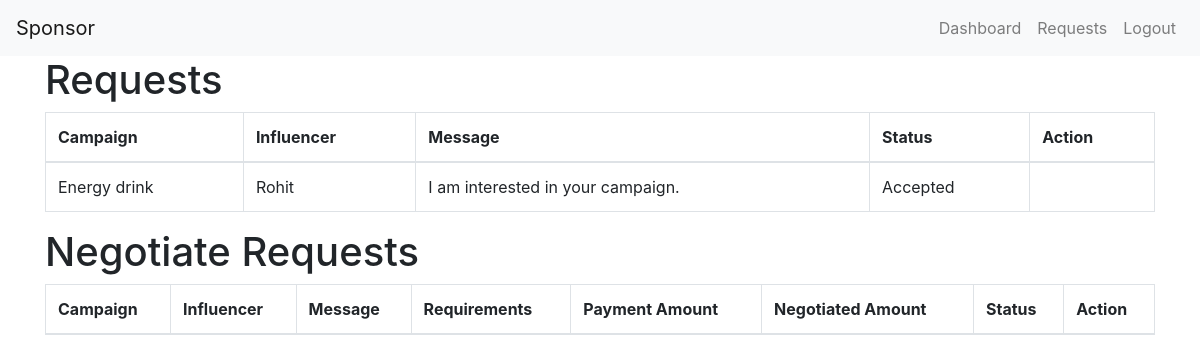
The app's page /sponsor_requests (signed in) with its own data.
### app.py (models this page shows, shortened)
class AdRequest(db.Model):
    id = db.Column(db.Integer, primary_key=True)
    messages = db.Column(db.Text)
    requirements = db.Column(db.Text)
    payment_amount = db.Column(db.Integer)
    sender = db.Column(db.String(30))
    negotiated_amount = db.Column(db.Integer, nullable=True)
    negotiation_status = db.Column(db.String(64), default='Pending')  # 'Pending', 'Proposed', 'Accepted', 'Rejected'
    status = db.Column(db.String(64), default= 'pending')  # 'Pending', 'Accepted', 'Rejected'
    campaign_id = db.Column(db.Integer, db.ForeignKey('campaign.id', name='fk_adrequest_campaign_id'))
    influencer_id = db.Column(db.Integer, db.ForeignKey('user.id', name='fk_adrequest_influencer_id'))
    sponsor_id = db.Column(db.Integer, db.ForeignKey('user.id', name='fk_adrequest_sponsor_id'))
    campaign = db.relationship('Campaign', backref='ad_requests')
    influencer = db.relationship('User', foreign_keys=[influencer_id], backref='influencer')

class Campaign(db.Model):
    id = db.Column(db.Integer, primary_key=True)
    name = db.Column(db.String(128))
    description = db.Column(db.Text)
    start_date = db.Column(db.DateTime, index=True, default=datetime.utcnow)
    end_date = db.Column(db.DateTime, index=True)
    budget = db.Column(db.Integer)
    visibility = db.Column(db.String(255) , default='public')
    progress = db.Column(db.Integer, default=0)
    flagged = db.Column(db.Boolean, default=False)
    sponsor_id = db.Column(db.Integer, db.ForeignKey('user.id', name='fk_campaign_sponsor_id'))
    influencer_id = db.Column(db.Integer, db.ForeignKey('user.id', name='fk_campaign_influencer_id'), nullable=True)
    sponsor = db.relationship('User', foreign_keys=[sponsor_id], back_populates='sponsor_campaigns')
    influencer = db.relationship('User', foreign_keys=[influencer_id], back_populates='influencer_campaigns')

class User(db.Model, UserMixin):
    id = db.Column(db.Integer, primary_key=True, autoincrement=True)
    username = db.Column(db.String(25), unique=True, nullable=False)
    email = db.Column(db.String(50), unique=True, nullable=False)
    _password = db.Column(db.String(128), nullable=False)
    role = db.Column(db.String(25))
    industry = db.Column(db.String(20),nullable=True)
    budgets = db.Column(db.Integer)
    category = db.Column(db.String(20),nullable=True)
    niche = db.Column(db.String(20),nullable=True)
    reach = db.Column(db.String(20),nullable=True)
    blocked = db.Column(db.Boolean, default=False)
    sponsor_campaigns = db.relationship('Campaign', foreign_keys='Campaign.sponsor_id', back_populates='sponsor')
    influencer_campaigns = db.relationship('Campaign', foreign_keys='Campaign.influencer_id', back_populates='influencer')
    @property
    def password(self):
        raise AttributeError('password is not a readable attribute')

### app.py (the view)
@app.route('/sponsor_requests')
@login_required
def sponsor_requests():
    if current_user.role != 'sponsor' or current_user.blocked:
        flash('Only sponsors can view requests.', 'danger')
        return redirect(url_for('home'))
    requests = db.session.query(
        AdRequest,
        User.username.label('influencer_name'),
        Campaign.name.label('campaign_name')
    ).join(User, User.id == AdRequest.influencer_id
    ).join(Campaign, Campaign.id == AdRequest.campaign_id
    ).filter(AdRequest.sponsor_id == current_user.id , AdRequest.sender =='influencer').all()
    nego_requests = db.session.query(
        AdRequest,
        User.username.label('influencer_name'),
        Campaign.name.label('campaign_name')
    ).join(User, User.id == AdRequest.influencer_id
    ).join(Campaign, Campaign.id == AdRequest.campaign_id
    ).filter(AdRequest.sponsor_id == current_user.id , AdRequest.negotiation_status == 'Proposed').all()
    return render_template('sponsor_requests.html', requests=requests,nego_requests=nego_requests)

### app.py (called while the page is built)
@login_manager.user_loader
def load_user(user_id):
    return User.query.get(int(user_id))

### templates/sponsor_requests.html (shortened to what this page needs)
<!DOCTYPE html>
<html lang="en">
<head>
    <link href="https://stackpath.bootstrapcdn.com/bootstrap/4.5.2/css/bootstrap.min.css" rel="stylesheet">
</head>
<body>
    <nav class="navbar navbar-expand-lg navbar-light bg-light">
        <a class="navbar-brand" href="#">Sponsor</a>
        <div class="collapse navbar-collapse" id="navbarNav">
            <ul class="navbar-nav ml-auto">
                <li class="nav-item">
                    <a class="nav-link" href="/sponsor_dashboard">Dashboard</a>
                </li>
                <li class="nav-item">
                    <a class="nav-link" href="/sponsor_requests">Requests</a>
                </li>
                <li class="nav-item">
                    <a class="nav-link" href="{{ url_for('logout') }}">Logout</a>
                </li>
            </ul>
        </div>
    </nav>
    <div class="container">
        <h1>Requests</h1>
        <table class="table table-bordered">
            <thead>
                <tr>
                    <th>Campaign</th>
                    <th>Influencer</th>
                    <th>Message</th>
                    <th>Status</th>
                    <th>Action</th>
                </tr>
            </thead>
            <tbody>
                {% for request, influencer_name, campaign_name in requests %}
                <tr>
                    <td>{{ campaign_name|capitalize }}</td>
                    <td>{{ influencer_name|capitalize }}</td>
                    <td>{{ request.messages|capitalize }}</td>
                    <td>{{ request.status|capitalize }}</td>
                    <td>
                    </td>
                </tr>
                {% endfor %}
            </tbody>
        </table>
    </div>
    <div class="container">
        <h1>Negotiate Requests</h1>
        <table class="table table-bordered">
            <thead>
                <tr>
                    <th>Campaign</th>
                    <th>Influencer</th>
                    <th>Message</th>
                    <th>Requirements</th>
                    <th>Payment Amount</th>
                    <th>Negotiated Amount</th>
                    <th>Status</th>
                    <th>Action</th>
                </tr>
            </thead>
        </table>
    </div>
</body>
</html>

### records on screen
AdRequest: name "Energy drink", username "Rohit", messages "I am interested in your campaign.", status "Accepted"
